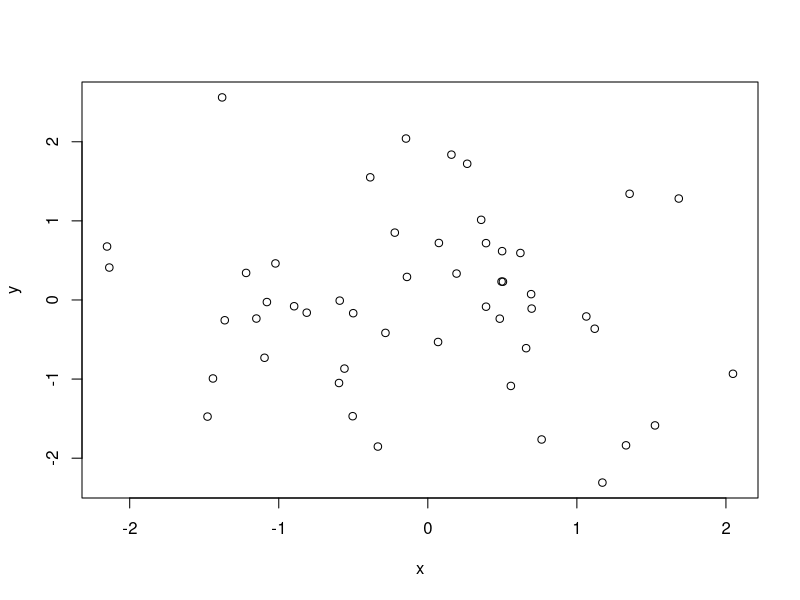
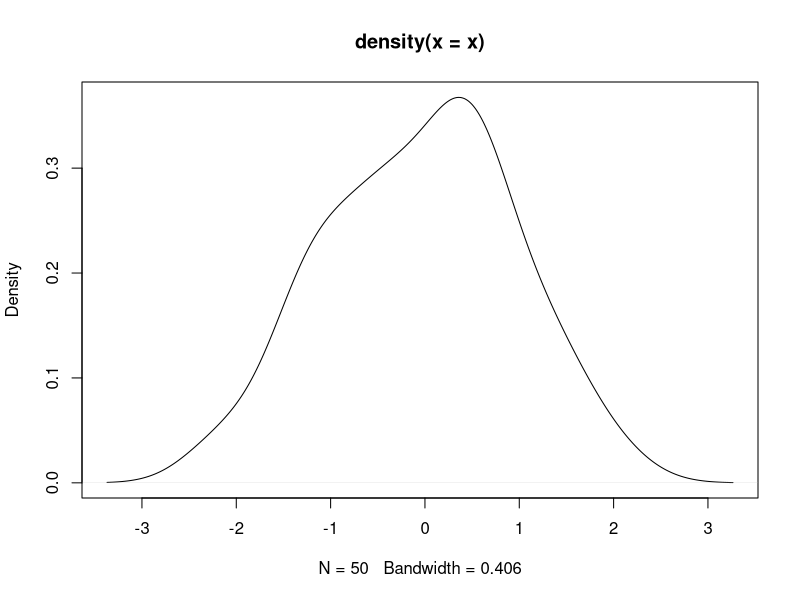

The R script that drew these images, in order:
### Emacs: -*- coding: utf-8; fill-column: 62; comment-column: 27; -*-
##
## Copyright (C) 2017 Vincent Goulet
##
## Ce fichier fait partie du projet «R à Québec - Atelier
## d'introduction à R»
## http://github.com/vigou3/raquebec-atelier-introduction-r
##
## Cette création est mise à disposition selon le contrat
## Attribution-Partage dans les mêmes conditions 4.0
## International de Creative Commons.
## http://creativecommons.org/licenses/by-sa/4.0/

###
### COMMANDES R
###

## Les expressions entrées à la ligne de commande sont
## immédiatement évaluées et le résultat est affiché à
## l'écran, comme avec une grosse calculatrice.
1                          # une constante
(2 + 3 * 5)^2/7            # expression mathématique
exp(3)                     # fonction exponentielle
sin(pi/2) + cos(pi/2)      # fonctions trigonométriques
gamma(5)                   # fonction gamma

## Lorsqu'une expression est syntaxiquement incomplète,
## l'invite de commande change de '> ' à '+ '.
2 -                        # expression incomplète
5 *                        # toujours incomplète
3                          # complétée

## Taper le nom d'un objet affiche son contenu. Pour une
## fonction, c'est son code source qui est affiché.
pi                         # constante numérique intégrée
letters                    # chaîne de caractères intégrée
LETTERS                    # version en majuscules
rnorm                      # fonction

###
### EXEMPLE DE SESSION DE TRAVAIL
###
### (Inspiré de l'annexe A du manuel «An Introduction to R», R
### Core Team, 2017.)
###

## Générer deux vecteurs de nombres pseudo-aléatoires issus
## d'une loi normale centrée réduite.
x <- rnorm(50)
y <- rnorm(x)

## Graphique des couples (x, y).
plot(x, y)

## Graphique d'une approximation de la densité du vecteur x.
plot(density(x))

## Générer la suite 1, 2, ..., 10.
1:10

## La fonction 'seq' peut générer des suites plus générales.
seq(from = -5, to = 10, by = 3)
seq(from = -5, length = 10)

## La fonction 'rep' répète des valeurs.
rep(1, 5)          # répéter 1 cinq fois
rep(1:5, 5)        # répéter le vecteur 1,...,5 cinq fois
rep(1:5, each = 5) # répéter chaque élément du vecteur cinq fois

## Arithmétique vectorielle.
v <- 1:12               # initialisation d'un vecteur
v + 2                   # additionner 2 à chaque élément de v
v * -12:-1              # produit élément par élément
v + 1:3                 # le vecteur le plus court est recyclé

## Vecteur de nombres uniformes sur l'intervalle [1, 10].
v <- runif(12, min = 1, max = 10)
v

## Pour afficher le résultat d'une affectation, placer la
## commande entre parenthèses.
( v <- runif(12, min = 1, max = 10) )

## Arrondi des valeurs de v à l'entier près.
( v <- round(v) )

## Créer une matrice 3 x 4 à partir des valeurs de
## v. Remarquer que la matrice est remplie par colonne.
( m <- matrix(v, nrow = 3, ncol = 4) )

## Les opérateurs arithmétiques de base s'appliquent aux
## matrices comme aux vecteurs.
m + 2
m * 3
m ^ 2

## Éliminer la quatrième colonne afin d'obtenir une matrice
## carrée.
( m <- m[,-4] )

## Transposée et inverse de la matrice m.
t(m)
solve(m)

## Produit matriciel.
m %*% m                  # produit de m avec elle-même
m %*% solve(m)           # produit de m avec son inverse
round(m %*% solve(m))    # l'arrondi donne la matrice identité

## Consulter la rubrique d'aide de la fonction 'solve'.
?solve

## Liste des objets dans l'espace de travail.
ls()

## Nettoyage.
rm(x, y, v, m)
